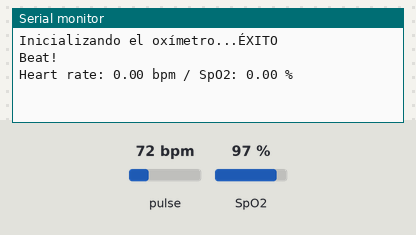
This sketch was run on a simulated Arduino Uno, built with avr-gcc and run on an emulated ATmega328P. On the bench: the last lines printed to the serial monitor. The test bench sets the inputs (shaded band); at power-on: pulse 72 bpm, SpO2 97 %.

Above: at 1.2 s.
1.3 s: pulse set to 42 bpm
At 2.7 s:
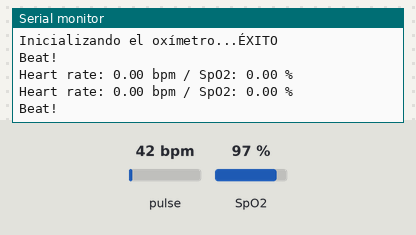
2.8 s: SpO2 set to 80 %
At 3.5 s:
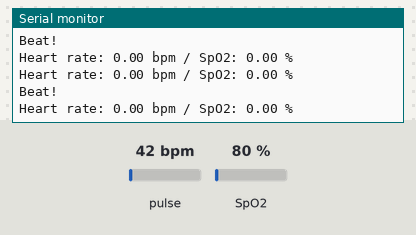
4.3 s: pulse set to 70 bpm
At 7.8 s:
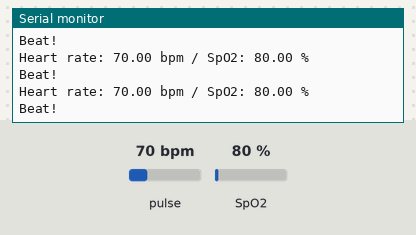
Timing chart, 0 to 9.3 s (numbered marks = the images above; inputs shaded):
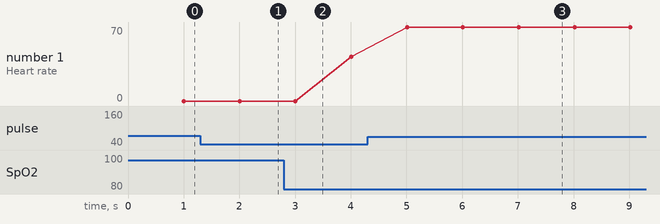

Measured:
- after the input at 4.3 s, the serial monitor: prints a new line after 0.71 s (image 3)
- plotted number 1: 42 → 70 after the input at 4.3 s

The sketch:

sketch_nov26a.ino
```cpp
#include <Wire.h>
#include "MAX30100_PulseOximeter.h"

#define REPORTING_PERIOD_MS 1000

PulseOximeter pox;

uint32_t tsLastReport = 0;

// Callback para cuando se detecta un latido
void onBeatDetected() {
    Serial.println("Beat!");
}

void setup() {
    Serial.begin(115200);           // Inicializa la comunicación por Serial (USB)

    Serial.print("Inicializando el oxímetro...");
    if (!pox.begin()) {
        Serial.println("FALLÓ");
        for (;;);
    } else {
        Serial.println("ÉXITO");
    }

    // Callback para detectar latidos
    pox.setOnBeatDetectedCallback(onBeatDetected);
}

void loop() {
    pox.update(); // Actualiza los datos del oxímetro

    // Enviar datos cada segundo
    if (millis() - tsLastReport > REPORTING_PERIOD_MS) {
        float heartRate = pox.getHeartRate();
        float spO2 = pox.getSpO2();

        // Mostrar en el Monitor Serial
        Serial.print("Heart rate: ");
        Serial.print(heartRate);
        Serial.print(" bpm / SpO2: ");
        Serial.print(spO2);
        Serial.println(" %");

        tsLastReport = millis();
    }
}
```
